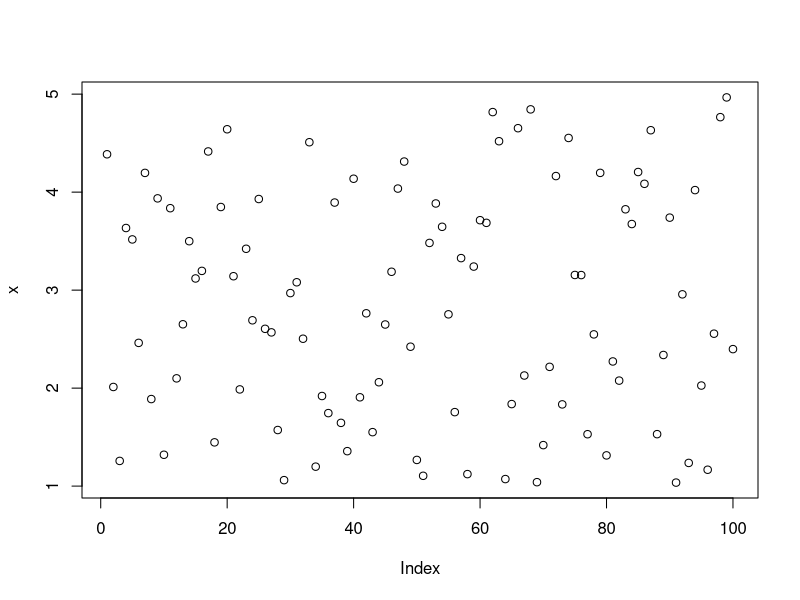
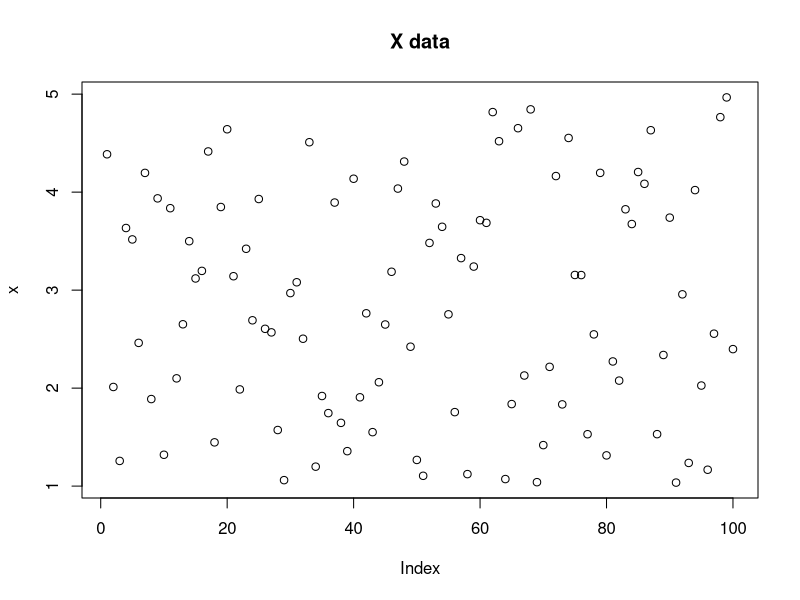
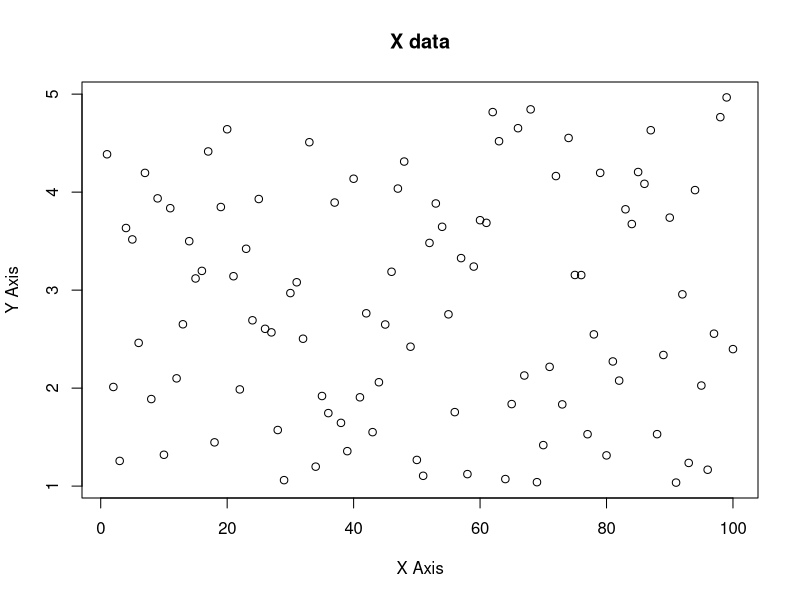
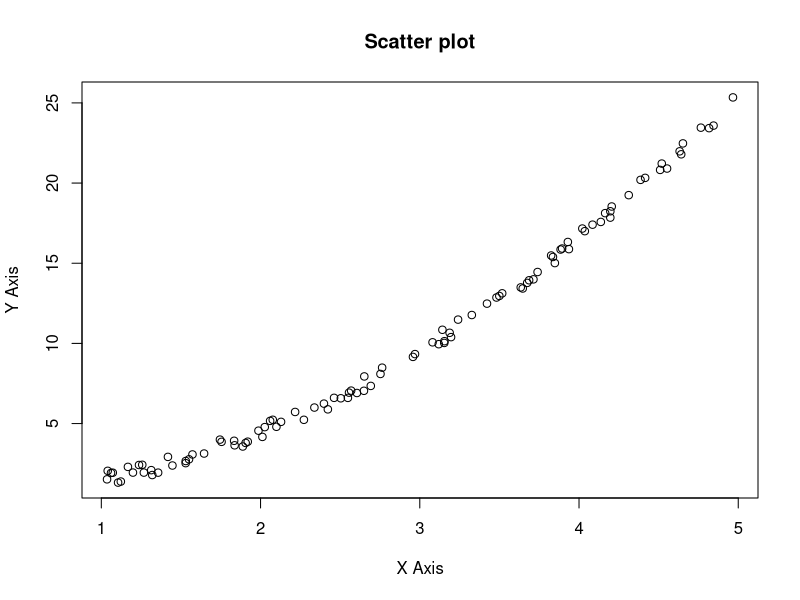

These charts were generated, in order, by the following R code: (Note: this script raises an error after producing the figures.)
###############################################################
# Lab II - Basics of Ploting and ggplot
#-------------------------------------------------------------#
# #############################################################

#-------------------------------------------------------------
# Step 1: Random Number and Plot
#-------------------------------------------------------------
x <- runif(100, min = 1, max = 5)
x
y <- x^2 + runif(100)
y

# 1.1 Plot x
plot(x)
plot(x, main = "X data")
plot(x, main = "X data", xlab = "X Axis", ylab = "Y Axis")


# 1.2 Scatter Plot; x vs y
plot(x, y, main = "Scatter plot", xlab = "X Axis", ylab = "Y Axis")


# 1.3 Saving the Plot to a file
file_path <- dirname(rstudioapi::getActiveDocumentContext()$path)
file_path
png(filename = paste(file_path, "/MyPlot.png", sep = ""))
plot(x, y, main = "Scatter plot", xlab = "X Axis", ylab = "Y Axis")
dev.off()
getwd() # Get the Current Working Directory, Similar to pwd in linux

#-------------------------------------------------------------
# Step 2: The Normal Distribution
#-------------------------------------------------------------
x1 <- rnorm(10, sd = 2)
x1
x2 <- rnorm(10, sd = 3)
x2
x3 <- rnorm(10, sd = 4)
x3

# Plot x1,x2,x3 together
df <- data.frame(x1, x2, x3)
plot(df[, 1:3])


#-------------------------------------------------------------
# Step 3: Min, Max, Sum, Std Deviation
#         Mean, Median, Mode
#-------------------------------------------------------------
x <- c(2, 7, 3, 2, 4, 1, 8, 2, 4, 2, 8, -5, 4)
min(x)
max(x)
sum(x)
sd(x)

mean(x)
median(x)

# To get mode (Most occured element in a list)
getmode <- function(v) {
    uniqv <- unique(v)
    uniqv[which.max(tabulate(match(v, uniqv)))]
}

getmode(x)


#-------------------------------------------------------------
# Step 4: Correlation, Variance and Covariance (Matrices)
#-------------------------------------------------------------

x <- c(2, 7, 3, 2, 4, 1, 8, 2, 4, 2, 8, -5, 4)
y <- c(6, 3, 8, 1, 3, 6, 8, 2, 3, 5, 8, 4, -6)
z <- round(runif(13, min = -10, max = 10), 0)

# Variance
var(x, y)

# Co-variance
cov(x, y, method = "pearson")
cov(x, y, method = "kendall")
cov(x, y, method = "spearman")

# Correlation
cor(x, y, method = "pearson")
cor(x, y, method = "kendall")
cor(x, y, method = "spearman")


# Pairwise correlation
df <- data.frame(x, y, z)
pairCor <- cor(df, use = "pairwise", method = "pearson")
pairCor


# Visualize correlation of all variable with each other
install.packages("corrplot")
library(corrplot)
corrplot(pairCor)


#-------------------------------------------------------------
# Step 5: Linear Regression
#-------------------------------------------------------------

x <- c(173, 169, 176, 166, 161, 164, 160, 158, 180, 187)
y <- c(80, 68, 72, 75, 70, 65, 62, 60, 85, 92)

linearModel <- lm(y ~ x)
plot(x, y)
abline(linearModel, lwd = 2)
predicted <- predict(linearModel)
segments(x, y, x, predicted, col = "red")


#-------------------------------------------------------------
# Step 6: Basic Plots using ggplot
#-------------------------------------------------------------

install.packages("ggplot2")
library(ggplot2)

data(diamonds) # Loading build-in dataset
head(diamonds)
summary(diamonds) # Summarize the dataset


# 6.1 Histogram
hist(diamonds$carat, main = "Carat Histogram", xlab = "Carat")

plot(price ~ carat, data = diamonds)
plot(diamonds$carat, diamonds$price)


# 6.2 Boxplots

boxplot(diamonds$carat)

# The idea behind the boxplot is that the
# thick middle line represents the median and
# the box is bounded by the first and third
# quartiles. That is, the middle 50% of data
# (the Interquartile Range or IQR) is held in
# the box. The lines extend out to 1.5*IQR in
# both directions. Outlier points are then
# plotted beyond that. It is important to note
# that while 50% of the data are very visible
# in the box, that means 50% of the data are
# not really displayed. That is a lot of
# information to not see.


boxplot(diamonds)
boxplot(diamonds[, -c(7)]) # dropping price column


# 6.3 Histograms and Densities
ggplot(data = diamonds) +
    geom_histogram(aes(x = carat))
ggplot(data = diamonds) +
    geom_density(aes(x = carat), fill = "grey50")

# Scatter Plot
ggplot(diamonds, aes(x = carat, y = price)) +
    geom_point()

g <- ggplot(diamonds, aes(x = carat, y = price))
g + geom_point(aes(color = color))
g + geom_point(aes(color = color)) + facet_wrap(~color)
g + geom_point(aes(color = color)) + facet_grid(cut ~ clarity)


ggplot(diamonds, aes(x = carat)) +
    geom_histogram() +
    facet_wrap(~color)
ggplot(diamonds, aes(y = carat, x = 1)) +
    geom_boxplot()
ggplot(diamonds, aes(y = carat, x = cut)) +
    geom_boxplot()
ggplot(diamonds, aes(y = carat, x = cut)) +
    geom_violin()


ggplot(diamonds, aes(y = carat, x = cut)) +
    geom_point() +
    geom_violin()
ggplot(diamonds, aes(y = carat, x = cut)) +
    geom_violin() +
    geom_point()

data(economics)
ggplot(economics, aes(x = date, y = pop)) +
    geom_line()


# 6.3 More Plots using ggplots

install.packages("lubridate")
install.packages("scales")

library(lubridate)
library(scales)

head(economics)
economics$year <- year(economics$date)
economics$month <- month(economics$date, label = TRUE)
econ2000 <- economics[which(economics$year >= 2000), ]

# build the foundation of the plot
g <- ggplot(econ2000, aes(x = month, y = pop))

# add lines color coded and grouped by year
# the group aesthetic breaks the data into separate groups
g <- g + geom_line(aes(color = factor(year), group = year))

# name the legend "Year"
g <- g + scale_color_discrete(name = "Year")

# format the y axis
g <- g + scale_y_continuous(labels = comma)

# add a title and axis labels
g <- g + labs(title = "Population Growth", x = "Month", y = "Population")

# plot the graph
g


# 6.4 More on ggplots
install.packages("ggthemes")
library(ggthemes)
# build a plot and store it in g2
g2 <- ggplot(diamonds, aes(x = carat, y = price)) +
    geom_point(aes(color = color))
# apply a few themes
g2 + theme_economist() + scale_colour_economist()
g2 + theme_excel() + scale_colour_excel()
g2 + theme_tufte()
g2 + theme_wsj()


#-------------------------------------------------------------
# Step 7: Grid and a curve plotting
#-------------------------------------------------------------

x <- round(runif(13, min = -5, max = 5), 0)
y <- round(runif(13, min = -5, max = 5), 0)
z <- round(runif(13, min = -5, max = 5), 0)

plot(z, type = "n")
grid(lty = 1, lwd = 2)
curve(x^2, col = "blue", add = TRUE)
curve(x^2 + 1, col = "blue", add = TRUE)
points(z^2, pch = 20)


#-------------------------------------------------------------
# Step 8: Graphical Parameters
#-------------------------------------------------------------

plot(z, type = "o", col = "red", pch = 16, cex = 2)
plot(z, col = c("red", "blue"), pch = "+", cex = 2)


#-------------------------------------------------------------
# Step 9: Colors Plotting
#-------------------------------------------------------------
colors()
palette() ## default palette
palette(sample(colors(), 10)) ## change palette
plot(runif(50), col = rep(1:10, each = 5), pch = 16, cex = 2)


#-------------------------------------------------------------
# Step 10: Histogram Plotting - Frequency Plotting
#-------------------------------------------------------------

# create a grouping variable of length 100
a <- factor(sample(1:5, 13, replace = TRUE), levels = 1:5)
a
levels(a) <- LETTERS[1:5]
a
plot(a)
plot(y ~ a) # Box Plot


#-------------------------------------------------------------
# Step 11: Plotting of Data frames
#-------------------------------------------------------------

# scatterplot matrix: a matrix of all pairwise bivariate scatterplots.
iris # Dataset
head(iris)
class(iris)
plot(iris)
plot(iris[1:4], col = as.numeric(iris$Species)) # color by Species


#-------------------------------------------------------------
# Step 12: Function Plotting
#-------------------------------------------------------------
plot(sin, from = -2 * pi, to = 2 * pi)
plot(cos, from = -2 * pi, to = 2 * pi)

damped.sin <- function(x) sin(5 * x) * exp(-x^2) ## New function
class(damped.sin)
plot(damped.sin, from = -pi, to = pi)
